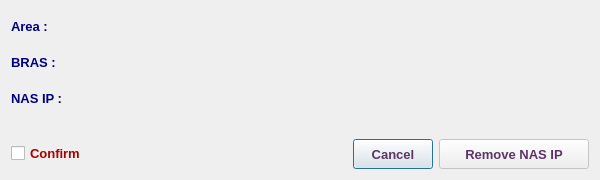
<?xml version="1.0" encoding="UTF-8"?>
<ui version="4.0">
 <class>RemoveNasIpDialog</class>
 <widget class="QDialog" name="RemoveNasIpDialog">
  <property name="geometry">
   <rect>
    <x>0</x>
    <y>0</y>
    <width>600</width>
    <height>180</height>
   </rect>
  </property>
  <property name="minimumSize">
   <size>
    <width>600</width>
    <height>180</height>
   </size>
  </property>
  <property name="maximumSize">
   <size>
    <width>601</width>
    <height>181</height>
   </size>
  </property>
  <property name="font">
   <font>
    <family>Tahoma</family>
    <pointsize>10</pointsize>
   </font>
  </property>
  <property name="windowTitle">
   <string>Remove NAS IP</string>
  </property>
  <property name="windowIcon">
   <iconset resource="../../../../image.qrc">
    <normaloff>:/Image/remove.png</normaloff>:/Image/remove.png</iconset>
  </property>
  <layout class="QVBoxLayout" name="verticalLayout">
   <item>
    <layout class="QHBoxLayout" name="horizontalLayout">
     <item>
      <widget class="QLabel" name="label">
       <property name="minimumSize">
        <size>
         <width>80</width>
         <height>30</height>
        </size>
       </property>
       <property name="maximumSize">
        <size>
         <width>80</width>
         <height>30</height>
        </size>
       </property>
       <property name="font">
        <font>
         <family>Tahoma</family>
         <pointsize>10</pointsize>
         <weight>75</weight>
         <bold>true</bold>
        </font>
       </property>
       <property name="styleSheet">
        <string notr="true">color: rgb(0, 0, 127);</string>
       </property>
       <property name="text">
        <string>Area :</string>
       </property>
      </widget>
     </item>
     <item>
      <widget class="QLabel" name="areaLbl">
       <property name="minimumSize">
        <size>
         <width>70</width>
         <height>30</height>
        </size>
       </property>
       <property name="maximumSize">
        <size>
         <width>8000</width>
         <height>30</height>
        </size>
       </property>
       <property name="font">
        <font>
         <family>Tahoma</family>
         <pointsize>10</pointsize>
         <weight>75</weight>
         <bold>true</bold>
        </font>
       </property>
       <property name="styleSheet">
        <string notr="true">color: rgb(85, 0, 127);</string>
       </property>
       <property name="text">
        <string/>
       </property>
      </widget>
     </item>
    </layout>
   </item>
   <item>
    <layout class="QHBoxLayout" name="horizontalLayout_4">
     <item>
      <widget class="QLabel" name="label_2">
       <property name="minimumSize">
        <size>
         <width>80</width>
         <height>30</height>
        </size>
       </property>
       <property name="maximumSize">
        <size>
         <width>80</width>
         <height>30</height>
        </size>
       </property>
       <property name="font">
        <font>
         <family>Tahoma</family>
         <pointsize>10</pointsize>
         <weight>75</weight>
         <bold>true</bold>
        </font>
       </property>
       <property name="styleSheet">
        <string notr="true">color: rgb(0, 0, 127);</string>
       </property>
       <property name="text">
        <string>BRAS :</string>
       </property>
       <property name="alignment">
        <set>Qt::AlignLeading|Qt::AlignLeft|Qt::AlignVCenter</set>
       </property>
      </widget>
     </item>
     <item>
      <widget class="QLabel" name="brasLbl">
       <property name="sizePolicy">
        <sizepolicy hsizetype="Expanding" vsizetype="Preferred">
         <horstretch>0</horstretch>
         <verstretch>0</verstretch>
        </sizepolicy>
       </property>
       <property name="minimumSize">
        <size>
         <width>300</width>
         <height>30</height>
        </size>
       </property>
       <property name="maximumSize">
        <size>
         <width>8000</width>
         <height>30</height>
        </size>
       </property>
       <property name="font">
        <font>
         <family>Tahoma</family>
         <pointsize>10</pointsize>
         <weight>75</weight>
         <bold>true</bold>
        </font>
       </property>
       <property name="styleSheet">
        <string notr="true">color: rgb(85, 0, 127);</string>
       </property>
       <property name="text">
        <string/>
       </property>
      </widget>
     </item>
    </layout>
   </item>
   <item>
    <layout class="QHBoxLayout" name="horizontalLayout_2">
     <item>
      <widget class="QLabel" name="label_3">
       <property name="minimumSize">
        <size>
         <width>80</width>
         <height>30</height>
        </size>
       </property>
       <property name="maximumSize">
        <size>
         <width>80</width>
         <height>30</height>
        </size>
       </property>
       <property name="font">
        <font>
         <family>Tahoma</family>
         <pointsize>10</pointsize>
         <weight>75</weight>
         <bold>true</bold>
        </font>
       </property>
       <property name="styleSheet">
        <string notr="true">color: rgb(0, 0, 127);</string>
       </property>
       <property name="text">
        <string>NAS IP :</string>
       </property>
      </widget>
     </item>
     <item>
      <widget class="QLabel" name="nasLbl">
       <property name="sizePolicy">
        <sizepolicy hsizetype="Expanding" vsizetype="Preferred">
         <horstretch>0</horstretch>
         <verstretch>0</verstretch>
        </sizepolicy>
       </property>
       <property name="minimumSize">
        <size>
         <width>200</width>
         <height>30</height>
        </size>
       </property>
       <property name="maximumSize">
        <size>
         <width>8000</width>
         <height>30</height>
        </size>
       </property>
       <property name="font">
        <font>
         <family>Tahoma</family>
         <pointsize>10</pointsize>
         <weight>75</weight>
         <bold>true</bold>
        </font>
       </property>
       <property name="styleSheet">
        <string notr="true">color: rgb(85, 0, 127);</string>
       </property>
       <property name="text">
        <string/>
       </property>
      </widget>
     </item>
    </layout>
   </item>
   <item>
    <spacer name="verticalSpacer">
     <property name="font">
      <font>
       <family>Tahoma</family>
       <pointsize>10</pointsize>
      </font>
     </property>
     <property name="orientation">
      <enum>Qt::Vertical</enum>
     </property>
     <property name="sizeHint" stdset="0">
      <size>
       <width>20</width>
       <height>40</height>
      </size>
     </property>
    </spacer>
   </item>
   <item>
    <layout class="QHBoxLayout" name="horizontalLayout_3">
     <item>
      <widget class="QCheckBox" name="checkBox">
       <property name="font">
        <font>
         <family>Tahoma</family>
         <pointsize>10</pointsize>
         <weight>75</weight>
         <bold>true</bold>
        </font>
       </property>
       <property name="styleSheet">
        <string notr="true">color: rgb(170, 0, 0);</string>
       </property>
       <property name="text">
        <string>Confirm</string>
       </property>
      </widget>
     </item>
     <item>
      <spacer name="horizontalSpacer">
       <property name="font">
        <font>
         <family>Tahoma</family>
         <pointsize>10</pointsize>
        </font>
       </property>
       <property name="orientation">
        <enum>Qt::Horizontal</enum>
       </property>
       <property name="sizeHint" stdset="0">
        <size>
         <width>40</width>
         <height>20</height>
        </size>
       </property>
      </spacer>
     </item>
     <item>
      <widget class="QPushButton" name="cancelBtn">
       <property name="sizePolicy">
        <sizepolicy hsizetype="Preferred" vsizetype="Preferred">
         <horstretch>0</horstretch>
         <verstretch>0</verstretch>
        </sizepolicy>
       </property>
       <property name="minimumSize">
        <size>
         <width>0</width>
         <height>30</height>
        </size>
       </property>
       <property name="maximumSize">
        <size>
         <width>16777215</width>
         <height>30</height>
        </size>
       </property>
       <property name="font">
        <font>
         <family>Tahoma</family>
         <pointsize>10</pointsize>
         <weight>75</weight>
         <bold>true</bold>
        </font>
       </property>
       <property name="styleSheet">
        <string notr="true">color: rgb(92, 53, 102);</string>
       </property>
       <property name="text">
        <string>Cancel</string>
       </property>
      </widget>
     </item>
     <item>
      <widget class="QPushButton" name="okBtn">
       <property name="enabled">
        <bool>false</bool>
       </property>
       <property name="sizePolicy">
        <sizepolicy hsizetype="Preferred" vsizetype="Preferred">
         <horstretch>0</horstretch>
         <verstretch>0</verstretch>
        </sizepolicy>
       </property>
       <property name="minimumSize">
        <size>
         <width>150</width>
         <height>30</height>
        </size>
       </property>
       <property name="maximumSize">
        <size>
         <width>16777215</width>
         <height>30</height>
        </size>
       </property>
       <property name="font">
        <font>
         <family>Tahoma</family>
         <pointsize>10</pointsize>
         <weight>75</weight>
         <bold>true</bold>
        </font>
       </property>
       <property name="styleSheet">
        <string notr="true">color: rgb(92, 53, 102);</string>
       </property>
       <property name="text">
        <string>Remove NAS IP</string>
       </property>
       <property name="icon">
        <iconset resource="../../../../image.qrc">
         <normaloff>:/Image/remove.png</normaloff>:/Image/remove.png</iconset>
       </property>
       <property name="iconSize">
        <size>
         <width>20</width>
         <height>20</height>
        </size>
       </property>
      </widget>
     </item>
    </layout>
   </item>
  </layout>
 </widget>
 <tabstops>
  <tabstop>checkBox</tabstop>
  <tabstop>okBtn</tabstop>
  <tabstop>cancelBtn</tabstop>
 </tabstops>
 <resources>
  <include location="../../../../image.qrc"/>
 </resources>
 <connections/>
</ui>
